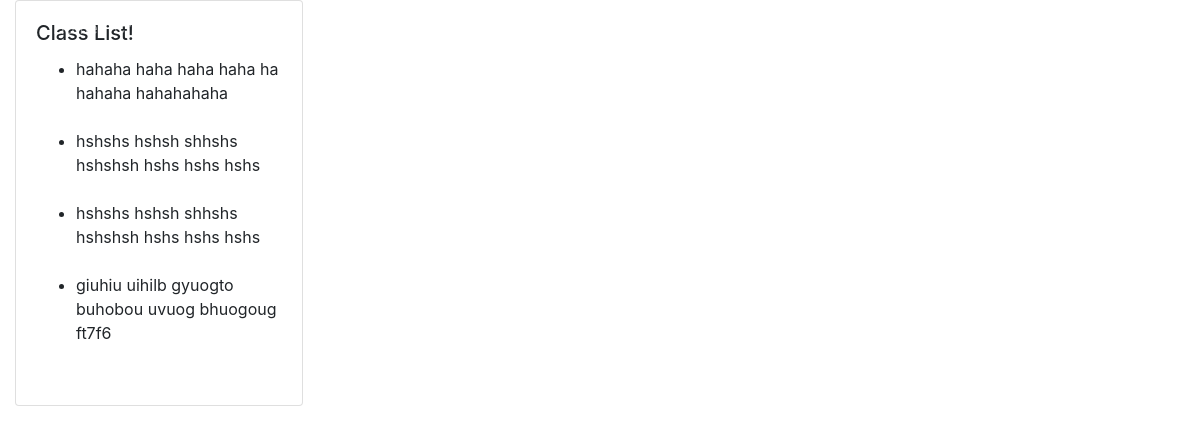
Page /home/ (signed in) on the earlier database version.
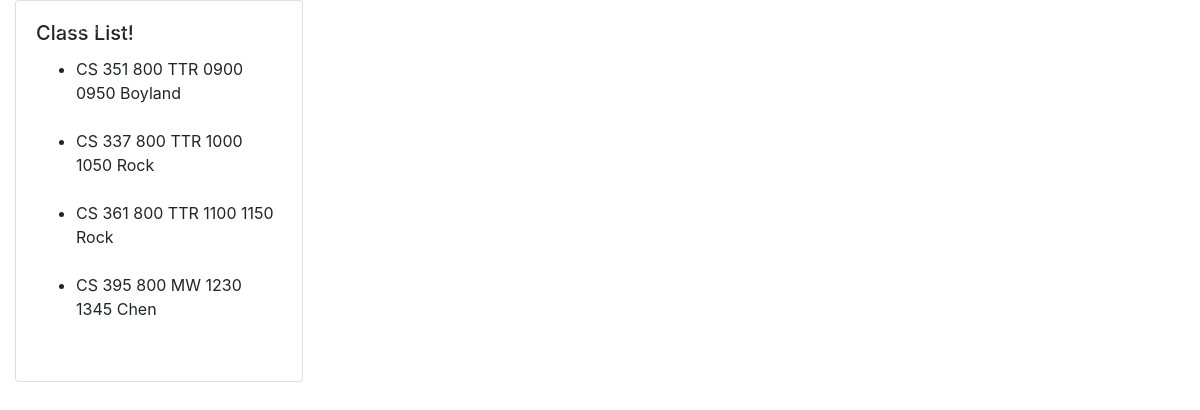
Same page on the later database version.
### CS361WebApp/models.py (models this page shows, shortened)
class CourseTime(models.Model):
    department = models.CharField(max_length=50)
    number = models.CharField(max_length=50)
    start = models.CharField(max_length=50)
    end = models.CharField(max_length=50)
    day = models.CharField(max_length=50)
    section = models.CharField(max_length=50)
    instructor = models.CharField(max_length=50, blank = True)

### CS361WebApp/views.py (the view)
# urls.py: path('home/', views.home, name='CS361WebApp-home'),
@login_required
def home(request):
    course_result = CourseTime.objects.all()
    return render(request, 'CS361WebApp/home.html', {"courses": course_result})

### CS361WebApp/templates/CS361WebApp/home.html (shortened to what this page needs)
{% extends "CS361WebApp/base.html" %}
{% block content %}
    <div class="row">
        <div class="col">
            <form method="POST" action="/">
                <div id="form-control" class="card" style="width: 18rem;">
                    <div class="card-body">
                        <h5 class="card-title">Class List!</h5>
                            <ul>
                            {% for class in courses %}
                                <li>{{ class.department }}
                                {{ class.number }}
                                {{ class.section }}
                                {{ class.day }}
                                {{ class.start }}
                                {{ class.end }}
                                {{ class.instructor }}
                                </li>
                            <br/>
                            {% endfor %}
                            </ul>
                    </div>
                </div>
            </form>
        </div>
    </div>
{% endblock content %}

Differences in the rows shown:
removed CourseTime: department "hahaha", number "haha", section "haha", day "haha", start "ha", end "hahaha", instructor "hahahahaha"
removed CourseTime: department "hshshs", number "hshsh", section "shhshs", day "hshshsh", start "hshs", end "hshs", instructor "hshs"
removed CourseTime: department "hshshs", number "hshsh", section "shhshs", day "hshshsh", start "hshs", end "hshs", instructor "hshs"
removed CourseTime: department "giuhiu", number "uihilb", section "gyuogto", day "buhobou", start "uvuog", end "bhuogoug", instructor "ft7f6"
added CourseTime: department "CS", number "351", section "800", day "TTR", start "0900", end "0950", instructor "Boyland"
added CourseTime: department "CS", number "337", section "800", day "TTR", start "1000", end "1050", instructor "Rock"
added CourseTime: department "CS", number "361", section "800", day "TTR", start "1100", end "1150", instructor "Rock"
added CourseTime: department "CS", number "395", section "800", day "MW", start "1230", end "1345", instructor "Chen"
